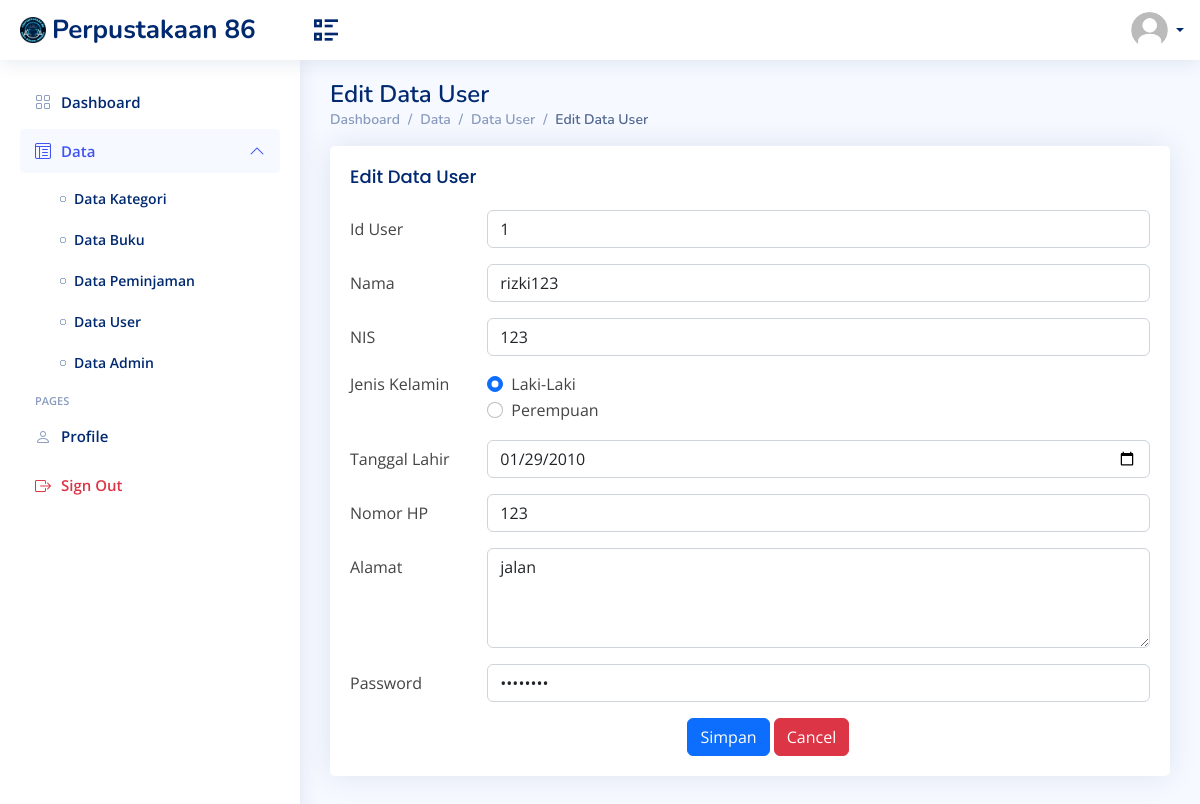
The app's page /user-edit.php?id_user=1 with its own data.
### tables this page shows
CREATE TABLE `akunuser` (
  `id_user` int(11) NOT NULL,
  `nama` varchar(35) NOT NULL,
  `nis` char(10) NOT NULL,
  `jenis_kelamin` varchar(10) NOT NULL,
  `tanggal_lahir` date NOT NULL,
  `nomor_hp` varchar(15) NOT NULL,
  `alamat` varchar(50) NOT NULL,
  `pass` varchar(15) NOT NULL
);

### user-edit.php (the view, shortened to what this page needs)
<?php
  include("connectDB.php");
  $sql = "SELECT nama FROM akunadmin WHERE nip='$nisnip'";
    $result = mysqli_query($conn, $sql);
    $row = mysqli_fetch_assoc($result);
    $profile = $row['nama'];
  if (isset($_GET['id_user'])) {
    $id_user = $_GET['id_user'];
    $sql = "SELECT * FROM akunuser WHERE id_user = '$id_user'";
    $result = mysqli_query($conn, $sql);
    $user = mysqli_fetch_assoc($result);
  }
?>
<!DOCTYPE html>
<html lang="en">
<head>
  <link href="assets/vendor/bootstrap/css/bootstrap.min.css" rel="stylesheet">
  <link href="assets/vendor/bootstrap-icons/bootstrap-icons.css" rel="stylesheet">
  <link href="assets/vendor/boxicons/css/boxicons.min.css" rel="stylesheet">
  <link href="assets/vendor/quill/quill.snow.css" rel="stylesheet">
  <link href="assets/vendor/quill/quill.bubble.css" rel="stylesheet">
  <link href="assets/vendor/remixicon/remixicon.css" rel="stylesheet">
  <link href="assets/vendor/simple-datatables/style.css" rel="stylesheet">
  <link href="assets/css/style.css" rel="stylesheet">
  <link href="assets/css/main.css" rel="stylesheet"/>
</head>
<body>
  <header id="header" class="header fixed-top d-flex align-items-center">
    <div class="d-flex align-items-center justify-content-between">
      <a href="dashboardadmin.php" class="logo d-flex align-items-center">
        <img src="assets/img/LogoFix.png" alt="Logo">
        <span class="d-none d-lg-block">Perpustakaan 86</span>
      </a>
      <i class="ri-list-check-2 toggle-sidebar-btn"></i>
    </div>
    <nav class="header-nav ms-auto">
      <ul class="d-flex align-items-center">
        <li class="nav-item dropdown pe-3">
          <a class="nav-link nav-profile d-flex align-items-center pe-0" href="#" data-bs-toggle="dropdown">
            <img src="assets/img/default.jpg" alt="Profile" class="rounded-circle">
            <span class="d-none d-md-block dropdown-toggle ps-2"><?php echo $profile; ?></span>
          </a>
        </li>
      </ul>
    </nav>
  </header>
  <aside id="sidebar" class="sidebar">
    <ul class="sidebar-nav" id="sidebar-nav">
      <li class="nav-item">
        <a class="nav-link collapsed" href="dashboardadmin.php">
          <i class="bi bi-grid"></i>
          <span>Dashboard</span>
        </a>
      </li>
      <li class="nav-item">
        <a class="nav-link " data-bs-target="#tables-nav" data-bs-toggle="collapse" href="#">
          <i class="bi bi-layout-text-window-reverse"></i><span>Data</span><i class="bi bi-chevron-down ms-auto"></i>
        </a>
        <ul id="tables-nav" class="nav-content collapse show" data-bs-parent="#sidebar-nav">
          <li>
            <a href="tables-data-kategori.php">
              <i class="bi bi-circle"></i><span>Data Kategori</span>
            </a>
          </li>
          <li>
            <a href="tables-data-buku.php">
              <i class="bi bi-circle"></i><span>Data Buku</span>
            </a>
          </li>
          <li>
            <a href="tables-data-peminjaman.php">
              <i class="bi bi-circle"></i><span>Data Peminjaman</span>
            </a>
          </li>
          <li>
            <a href="tables-data-user.php">
              <i class="bi bi-circle"></i><span>Data User</span>
            </a>
          </li>
          <li>
            <a href="tables-data-admin.php">
              <i class="bi bi-circle"></i><span>Data Admin</span>
            </a>
          </li>
        </ul>
      </li>
      <li class="nav-heading">Pages</li>
      <li class="nav-item">
        <a class="nav-link collapsed" href="users-profile.php">
          <i class="bi bi-person"></i>
          <span>Profile</span>
        </a>
      </li>
      <li class="nav-item">
        <a class="nav-link collapsed" href="logout.php">
          <i class="bi bi-box-arrow-right text-danger"></i>
          <span class="text-danger">Sign Out</span>
        </a>
      </li>
    </ul>
  </aside>
  <main id="main" class="main">
    <div class="pagetitle">
        <h1>Edit Data User</h1>
        <nav>
          <ol class="breadcrumb">
            <li class="breadcrumb-item"><a href="dashboardadmin.php">Dashboard</a></li>
            <li class="breadcrumb-item">Data</li>
            <li class="breadcrumb-item"><a href="tables-data-user.php">Data User</a></li>
            <li class="breadcrumb-item active">Edit Data User</li>
          </ol>
        </nav>
      </div>
      <section class="section">
        <div class="card">
            <div class="card-body">
            <h5 class="card-title">Edit Data User</h5>
            <form method="POST">
                <div class="row mb-3">
                    <label class="col-sm-2 col-form-label">Id User</label>
                    <div class="col-sm-10">
                        <input type="text" class="form-control" name="id_user" value="<?php echo $user['id_user']; ?>" readonly>
                    </div>
                </div>
                <div class="row mb-3">
                    <label class="col-sm-2 col-form-label">Nama</label>
                    <div class="col-sm-10">
                        <input type="text" class="form-control" name="nama" value="<?php echo $user['nama']; ?>">
                    </div>
                </div>
                <div class="row mb-3">
                    <label class="col-sm-2 col-form-label">NIS</label>
                    <div class="col-sm-10">
                        <input type="number" min="0" class="form-control" name="nis" value="<?php echo $user['nis']; ?>">
                    </div>
                </div>
                <fieldset class="row mb-3">
                    <legend class="col-form-label col-sm-2 pt-0">Jenis Kelamin</legend>
                    <div class="col-sm-10">
                        <div class="form-check">
                            <input class="form-check-input" type="radio" name="jenis_kelamin" id="jenis_kelaminL" value="Laki-Laki" <?php if ($user['jenis_kelamin'] == 'Laki-Laki') echo 'checked'; ?>>
                            <label class="form-check-label">Laki-Laki</label>
                        </div>
                        <div class="form-check">
                            <input class="form-check-input" type="radio" name="jenis_kelamin" id="jenis_kelaminP" value="Perempuan" <?php if ($user['jenis_kelamin'] == 'Perempuan') echo 'checked'; ?>>
                            <label class="form-check-label">Perempuan</label>
                        </div>
                    </div>
                </fieldset>
                <div class="row mb-3">
                    <label class="col-sm-2 col-form-label">Tanggal Lahir</label>
                    <div class="col-sm-10">
                        <input type="date" class="form-control" name="tanggal_lahir" value="<?php echo $user['tanggal_lahir']; ?>">
                    </div>
                </div>
                <div class="row mb-3">
                    <label class="col-sm-2 col-form-label">Nomor HP</label>
                    <div class="col-sm-10">
                        <input type="number" min="0" class="form-control" name="nomor_hp" value="<?php echo $user['nomor_hp']; ?>">
                    </div>
                </div>
                <div class="row mb-3">
                    <label class="col-sm-2 col-form-label">Alamat</label>
                    <div class="col-sm-10">
                        <textarea class="form-control" style="height: 100px" name="alamat"><?php echo $user['alamat']; ?></textarea>
                    </div>
                </div>
                <div class="row mb-3">
                    <label class="col-sm-2 col-form-label">Password</label>
                    <div class="col-sm-10">
                        <input type="password" class="form-control" name="pass" value="<?php echo $user['pass']; ?>">
                    </div>
                </div>
                <div class="col-sm-10">
                    <label class="col-sm-6 col-form-label"></label>
                    <button type="submit" name="simpan" class="btn btn-primary">Simpan</button>
                    <a href="tables-data-user.php" class="btn btn-danger">Cancel</a>
                </div>
            </form>
            </div>
        </div>
      </section>
  </main>
</body>
</html>

### assets/css/style.css (style rules this page uses)
:root { scroll-behavior: smooth; }
body { font-family: "Open Sans", sans-serif; background: #f6f9ff; color: #444444; }
a { color: #4154f1; text-decoration: none; }
h1, h2, h3, h4, h5, h6 { font-family: "Nunito", sans-serif; }
#main { margin-top: 60px; padding: 20px 30px; transition: all 0.3s; }
.pagetitle { margin-bottom: 10px; }
.pagetitle h1 { font-size: 24px; margin-bottom: 0; font-weight: 600; color: #012970; }
.card { margin-bottom: 30px; border: none; border-radius: 5px; box-shadow: 0px 0 30px rgba(1, 41, 112, 0.1); }
.card-title { padding: 20px 0 15px 0; font-size: 18px; font-weight: 500; color: #012970; font-family: "Poppins", sans-serif; }
.card-body { padding: 0 20px 20px 20px; }
.breadcrumb { font-size: 14px; font-family: "Nunito", sans-serif; color: #899bbd; font-weight: 600; }
.breadcrumb a { color: #899bbd; transition: 0.3s; }
.breadcrumb .breadcrumb-item::before { color: #899bbd; }
.breadcrumb .active { color: #51678f; font-weight: 600; }
.logo { line-height: 1; }
@media (min-width: 1200px) { .logo { width: 280px; } }
.logo img { max-height: 26px; margin-right: 6px; }
.logo span { font-size: 26px; font-weight: 700; color: #012970; font-family: "Nunito", sans-serif; }
.header { transition: all 0.5s; z-index: 997; height: 60px; box-shadow: 0px 2px 20px rgba(1, 41, 112, 0.1); background-color: #fff; padding-left: 20px; }
.header .toggle-sidebar-btn { font-size: 32px; padding-left: 10px; cursor: pointer; color: #012970; }
.header-nav ul { list-style: none; }
.header-nav>ul { margin: 0; padding: 0; }
.header-nav .nav-profile { color: #012970; }
.header-nav .nav-profile img { max-height: 36px; }
.header-nav .nav-profile span { font-size: 14px; font-weight: 600; }
.sidebar { position: fixed; top: 60px; left: 0; bottom: 0; width: 300px; z-index: 996; transition: all 0.3s; padding: 20px; overflow-y: auto; scrollbar-width: thin; scrollbar-color: #aab7cf transparent; box-shadow: 0px 0px 20px rgba(1, 41, 112, 0.1); background-color: #fff; }
@media (min-width: 1200px) { #main, #footer { margin-left: 300px; } }
.sidebar-nav { padding: 0; margin: 0; list-style: none; }
.sidebar-nav li { padding: 0; margin: 0; list-style: none; }
.sidebar-nav .nav-item { margin-bottom: 5px; }
.sidebar-nav .nav-heading { font-size: 11px; text-transform: uppercase; color: #899bbd; font-weight: 600; margin: 10px 0 5px 15px; }
.sidebar-nav .nav-link { display: flex; align-items: center; font-size: 15px; font-weight: 600; color: #4154f1; transition: 0.3; background: #f6f9ff; padding: 10px 15px; border-radius: 4px; }
.sidebar-nav .nav-link i { font-size: 16px; margin-right: 10px; color: #4154f1; }
.sidebar-nav .nav-link.collapsed { color: #012970; background: #fff; }
.sidebar-nav .nav-link.collapsed i { color: #899bbd; }
.sidebar-nav .nav-link .bi-chevron-down { margin-right: 0; transition: transform 0.2s ease-in-out; }
.sidebar-nav .nav-link:not(.collapsed) .bi-chevron-down { transform: rotate(180deg); }
.sidebar-nav .nav-content { padding: 5px 0 0 0; margin: 0; list-style: none; }
.sidebar-nav .nav-content a { display: flex; align-items: center; font-size: 14px; font-weight: 600; color: #012970; transition: 0.3; padding: 10px 0 10px 40px; transition: 0.3s; }
.sidebar-nav .nav-content a i { font-size: 6px; margin-right: 8px; line-height: 0; border-radius: 50%; }

### records on screen
akunuser: id_user "1", nama "rizki123", nis "123", jenis_kelamin "☑", tanggal_lahir "01/29/2010", nomor_hp "123", alamat "jalan"
